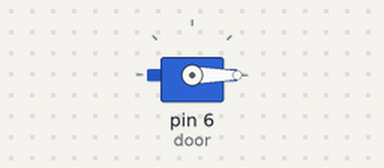
Recording of a sketch running on a simulated Arduino Uno, built with avr-gcc and run on an emulated ATmega328P. Shown: servo.

Above: at 0.05 s.
At 2.25 s:
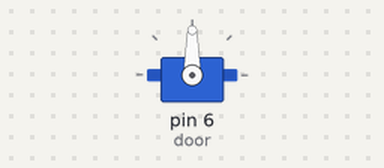
At 4.5 s:
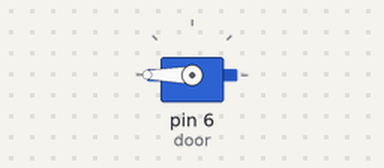
Timing chart, 0 to 5.9 s (numbered marks = the images above):
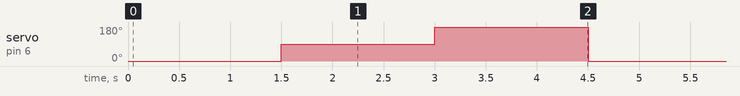

Measured:
- by itself, servo on pin 6 (door): repeats every 4.5 s: 180° 1.5 s, 0° 1.5 s, 90° 1.5 s

The sketch:

Day24_Servo_Positions.ino
```cpp
// Day 24 - Exercise 4a: test the servo alone (0, 90, 180 degrees)
#include <Servo.h>

Servo door;

void setup() {
  door.attach(6);
}

void loop() {
  door.write(0);
  delay(1500);
  door.write(90);
  delay(1500);
  door.write(180);
  delay(1500);
}
```
